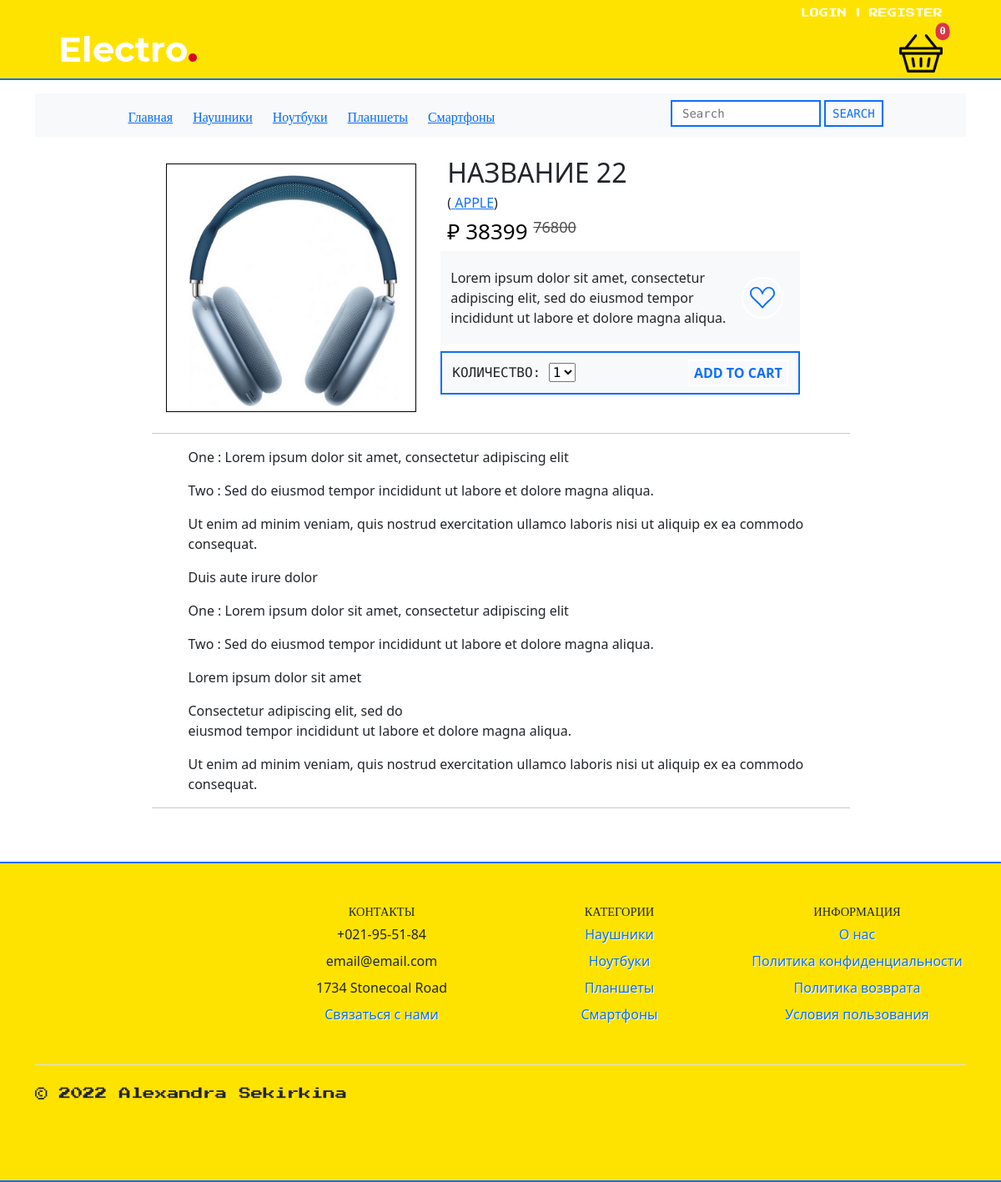
Screenshot of /store/product/22/ with the database file from the repository.
### store/models.py (models this page shows, shortened)
class Category(models.Model):
    name = models.CharField(max_length=100, db_index=True, verbose_name='Категория')
    slug = models.SlugField(db_index=True, unique=True)
    objects = models.Manager()
    class Meta:
        verbose_name = 'Категория(ю)'
        verbose_name_plural = 'Категории'
    def get_absolute_url(self):
        return reverse('store:bycategory', kwargs={'slug': self.slug})

class Product(models.Model):
    name = models.CharField(max_length=150, verbose_name='Название')
    description = models.TextField(max_length=420, blank=True)
    characteristics = models.TextField(max_length=2000, blank=True)
    photo = models.ImageField(upload_to=get_product_image_path, verbose_name='Фото')
    price = models.IntegerField(verbose_name='Цена')
    sale = models.BooleanField(default=False)
    old_price = models.IntegerField(verbose_name='Старая цена')
    is_available = models.BooleanField(default=True, verbose_name='Наличие')
    amount = models.IntegerField(verbose_name='Количество')
    category = models.ForeignKey('Category', on_delete=models.PROTECT, verbose_name='Категория')
    producer = models.ForeignKey('Producer', on_delete=models.PROTECT, verbose_name='Производитель')
    slug = models.SlugField(db_index=True, unique=True)
    users_wishlist = models.ManyToManyField(User, related_name='user_wishlist', blank=True)
    objects = models.Manager()
    products = ProductManager()
    class Meta:
        verbose_name = 'Товар'
        verbose_name_plural = 'Товары'
        default_related_name = 'products'
        ordering = ['price']

class Producer(models.Model):
    name = models.CharField(max_length=100, db_index=True, verbose_name='Производитель')
    logo = models.ImageField(upload_to=get_producer_image_path, blank=True)
    slug = models.SlugField(db_index=True, unique=True)
    objects = models.Manager()
    def __str__(self):
        return self.name
    class Meta:
        verbose_name = 'Производитель(я)'
        verbose_name_plural = 'Производители'
    def get_absolute_url(self):
        return reverse_lazy('store:prdcr', kwargs={'slug': self.slug})

class StoreInfo(models.Model):
    logo = models.ImageField(max_length=250)
    name = models.CharField(max_length=150)
    address = models.CharField(max_length=150)
    phone = models.CharField(max_length=150)
    short_description = models.CharField(max_length=250)
    email = models.EmailField(max_length=150)
    about_us = models.TextField(max_length=2500)
    privacy_policy = models.TextField(max_length=2500)
    orders_and_returns = models.TextField(max_length=2500)
    terms_and_conditions = models.TextField(max_length=2500)
    class Meta:
        verbose_name = 'Информация о магазине'
        verbose_name_plural = 'Информация о магазине'

### store/views.py (the view)
# urls.py: path('product/<int:pk>/', cache_page(30)(ProductView.as_view()), name='prod_view'),
class ProductView(DetailView):
    model = Product
    template_name = 'store/product.html'
    context_object_name = 'item'

### cart/cart.py (called while the page is built)
    def __len__(self):
        return sum(item['qty'] for item in self.basket.values())

### cart/context_processors.py (called while the page is built)
def basket(request):
    return {'basket': Basket(request)}

### store/templatetags/store_tags.py (called while the page is built)
@register.simple_tag()
def get_categories():
    return cache.get_or_set('store_categories', Category.objects.filter().annotate(cnt=Count
    ('products', filter=F('products__is_available'))).filter(cnt__gt=0))

@register.simple_tag()
def get_store_info():
    return StoreInfo.objects.get(pk=1)

### store/templates/store/product.html (shortened to what this page needs)
{% extends 'base.html' %}
{% load static %}
{% block content %}
<div class="col-md-9 mx-auto">
    <div class="row">
        <div class="col-5">
            <div class="mt-2">
                <div class="col PHOTO_DIV">
                    <img src="{{ item.photo.url }}" width="300px" alt="" class="PHOTO_BRDR">
                </div>
            </div>
        </div>
        <div class="col-6 px-0">
            <div class="px-2">
                <h2> {{ item.name | upper }} </h2>
                <h6> (<a href="{{ item.producer.get_absolute_url }}">
                    {{ item.producer | upper }}</a>)</h6>
                <h4 class="PROD_DET_PRICE">&#8381 {{ item.price }}
                    {% if item.sale %}
                    <del class="PROD_DET_OLD_PRICE">{{ item.old_price }}</del>
                    {% endif %}
                </h4>
            </div>
            <nav class="navbar navbar-expand-lg bg-light py-1">
                <div class="container-fluid">
                    <div>
                        <p> {{ item.description | safe | linebreaks }} </p>
                    </div>
                    <div class="text-end">
                        <a href="{% url 'user:add_wishlist' item.id %}"
                           class="btn btn-outline-primary CART_BUTTON p-2 rounded-circle mx-2">
                        </a>
                    </div>
                </div>
            </nav>
            <nav class="navbar navbar-expand-lg bg-light ADD_TO_CART">
                <div class="container-fluid">
                    <div class="col-6 CART_QTY">
                        <label for="select">Количество: </label>
                        <select id="select">
                            <option value="1">1</option>
                        </select>
                    </div>
                    <div class="col-6 text-end">
                        <button class="btn btn-outline-primary CART_BUTTON NO_BRDR" type="submit"
                                id="add_to_cart" data-index="{{ item.id }}" value="{{ item.id }}">
                            Add to cart
                        </button>
                    </div>
                </div>
            </nav>
        </div>
    </div>
    <div class="mt-3">
        <hr>
        <div class="PRODUCT_DESCR">
            <p> {{ item.characteristics | safe | linebreaks }} </p>
        </div>
        <hr>
    </div>
</div>
{% endblock %}

### templates/inc/_navigation.html
{% load store_tags %}
<div class="container my-6 NAV">
    <nav class="navbar navbar-expand-lg navbar-light bg-light py-6">
        <div class="row mx-auto">
            {% url 'home' as Home %}
            <a class="col {% if request.path == Home %} TEXT_YEL
            {% else %} TEXT_BLU {% endif %}" href="{% url 'home' %}">Главная</a>
            {% get_categories as categories %}
            {% for cat in categories %}
                <a class="col {% if request.path == cat.get_absolute_url %} TEXT_YEL
                {% else %} TEXT_BLU {% endif %}" href="{{ cat.get_absolute_url }}">{{ cat.name }}</a>
            {% endfor %}
        </div>
        <form class="d-flex mb-1 mx-auto" action="{% url 'store:search' %}" method="get">
            <input class="form-control me-1 SEARCH" type="text" name="search" placeholder="Search">
            <input class="btn btn-outline-primary py-0 px-2
            SEARCH_BUTTON" type="submit" value="search">
        </form>
    </nav>
</div>
<br>

### templates/inc/_footer.html
{% load cache %}
{% cache 30 footer %}
{% load store_tags %}
{% get_store_info as store %}
{% get_categories as categories %}
<br>
<br>
<div class="FOOTER">
    <br>
    <div class="container">
        <footer class="py-4">
            <div class="row">
                <div class="col-6 col-md-3 mb-3">
                </div>
                <div class="col-6 col-md-3 mb-3">
                    <h5 class="FOOTER_TITLE">
                        Контакты </h5>
                    <ul class="nav flex-column text-center">
                        <li class="nav-item mb-2"> {{ store.phone }}</li>
                        <li class="nav-item mb-2"> {{ store.email }}</li>
                        <li class="nav-item mb-2"> {{ store.address }}</li>
                        <li class="nav-item mb-2 mx-auto FOOTER_LINKS">
                            <a href="{% url 'contact_form' %}" class="nav-link p-0">
                                Связаться с нами</a>
                        </li>
                    </ul>
                </div>
                <div class="col-6 col-md-3 mb-3">
                    <h5 class="FOOTER_TITLE">
                        Категории</h5>
                    <ul class="nav flex-column">
                        {% for cat in categories %}
                        <li class="nav-item mb-2 mx-auto FOOTER_LINKS">
                            <a href="{{ cat.get_absolute_url }}" class="nav-link p-0">
                                {{ cat.name }}</a></li>
                        {% endfor %}
                    </ul>
                </div>
                <div class="col-6 col-md-3 mb-3">
                    <h5 class="FOOTER_TITLE">
                        Информация</h5>
                    <ul class="nav flex-column">
                        <li class="nav-item mb-2 mx-auto FOOTER_LINKS">
                            <a href="{% url 'store:about' %}" class="nav-link p-0">
                                О нас</a>
                        </li>
                        <li class="nav-item mb-2 mx-auto FOOTER_LINKS">
                            <a href="{% url 'store:ppol' %}" class="nav-link p-0">
                                Политика конфиденциальности</a></li>
                        <li class="nav-item mb-2 mx-auto FOOTER_LINKS">
                            <a href="{% url 'store:ord_ret' %}" class="nav-link p-0">
                                Политика возврата</a>
                        </li>
                        <li class="nav-item mb-2 mx-auto FOOTER_LINKS">
                            <a href="{% url 'store:terms' %}" class="nav-link p-0">
                                Условия пользования</a>
                        </li>
                    </ul>
                </div>
            </div>
            <div class="d-flex flex-column flex-sm-row justify-content-between py-4 my-4 border-top">
                <p class="SIGNATURE">&copy; 2022 Alexandra Sekirkina</p>
                <ul class="list-unstyled d-flex">
                    <li class="ms-3"><a class="link-dark" href="#">
                        <svg class="bi" width="24" height="24">
                            <use xlink:href="#twitter"/>
                        </svg>
                    </a></li>
                    <li class="ms-3"><a class="link-dark" href="#">
                        <svg class="bi" width="24" height="24">
                            <use xlink:href="#instagram"/>
                        </svg>
                    </a></li>
                    <li class="ms-3"><a class="link-dark" href="#">
                        <svg class="bi" width="24" height="24">
                            <use xlink:href="#facebook"/>
                        </svg>
                    </a></li>
                </ul>
            </div>
        </footer>
    </div>
</div>
{% endcache %}

### electro/static/css/style.css (style rules this page uses)
.TEXT_BLU { color: #056bff !important; }
.FOOTER { border-top: 2px solid #0d6efd; border-bottom: 2px solid #0d6efd; display: block; background-color: #ffe300; }
.FOOTER_TITLE { text-align: center; text-transform: uppercase; font-family: 'Press Start 2P', cursive; font-size: .9em; }
.FOOTER_LINKS { text-shadow: 1px 1px #fff; }
.SIGNATURE { font-family: 'Press Start 2P', cursive; font-size: .9em; }
.NAV { font-family: 'Press Start 2P', cursive; font-size: 16px; }
.SEARCH { border-radius: 0px; border: 2px solid #0d6efd; width: 180px; height: 32px; font-family: 'Source Code Pro', monospace; font-size: 14px; }
.SEARCH_BUTTON { border: 2px solid; border-radius: 0.3px; font-size: 15px; text-transform: uppercase; vertical-align: bottom; height: 32px; font-family: 'Source Code Pro', monospace; font-size: 14px; text-transform: uppercase; }
.PHOTO_DIV { display: flex; justify-content: space-around; }
.PHOTO_BRDR { border: 1px solid #000; }
.PROD_DET_PRICE { font-weight: 400; font-size: 26px; color: #000; }
.PROD_DET_OLD_PRICE { font-size: 18px; color: #4e4e4e; vertical-align: top; font-weight: 400; }
.ADD_TO_CART { border: 2px solid #0d6efd; margin: 8px 0px 30px; }
.CART_QTY { font-family: 'Source Code Pro', monospace; text-transform: uppercase; font-size: 16px; }
.CART_BUTTON { border: 2px solid #fff; border-radius: 0.3px; font-weight: 700; text-transform: uppercase; vertical-align: bottom; }
.NO_BRDR { border: 2px solid #fff; padding: 2px 5px; }
.PRODUCT_DESCR { padding-left: 44px; padding-right: 50px; }

### rows the page displays
Category: name "Наушники"
Category: name "Ноутбуки"
Category: name "Планшеты"
Category: name "Смартфоны"
Product: photo (picture), name "НАЗВАНИЕ 22", producer "APPLE", price "38399", old_price "76800", description "Lorem ipsum dolor sit amet, consectetur adipiscing elit, sed do eiusmod tempor incididunt ut labore et dolore magna aliqua.", characteristics "One : Lorem ipsum dolor sit amet, consectetur adipiscing elit Two : Sed do eiusmod tempor incididunt ut labore et dolore magna aliqua. Ut enim ad minim veniam, quis nostrud exercitation ullamco laboris nisi ut aliquip ex ea commodo consequat. Duis aute irure dolor One : Lorem ipsum dolor sit amet, consectetur adipiscing elit Two : Sed do eiusmod tempor incididunt ut labore et dolore magna aliqua. Lorem ipsum dolor sit amet Consectetur adipiscing elit, sed do eiusmod tempor incididunt ut labore et dolore magna aliqua. Ut enim ad minim veniam, quis nostrud exercitation ullamco laboris nisi ut aliquip ex ea commodo consequat."
StoreInfo: phone "+021-95-51-84", email "email@email.com", address "1734 Stonecoal Road"
